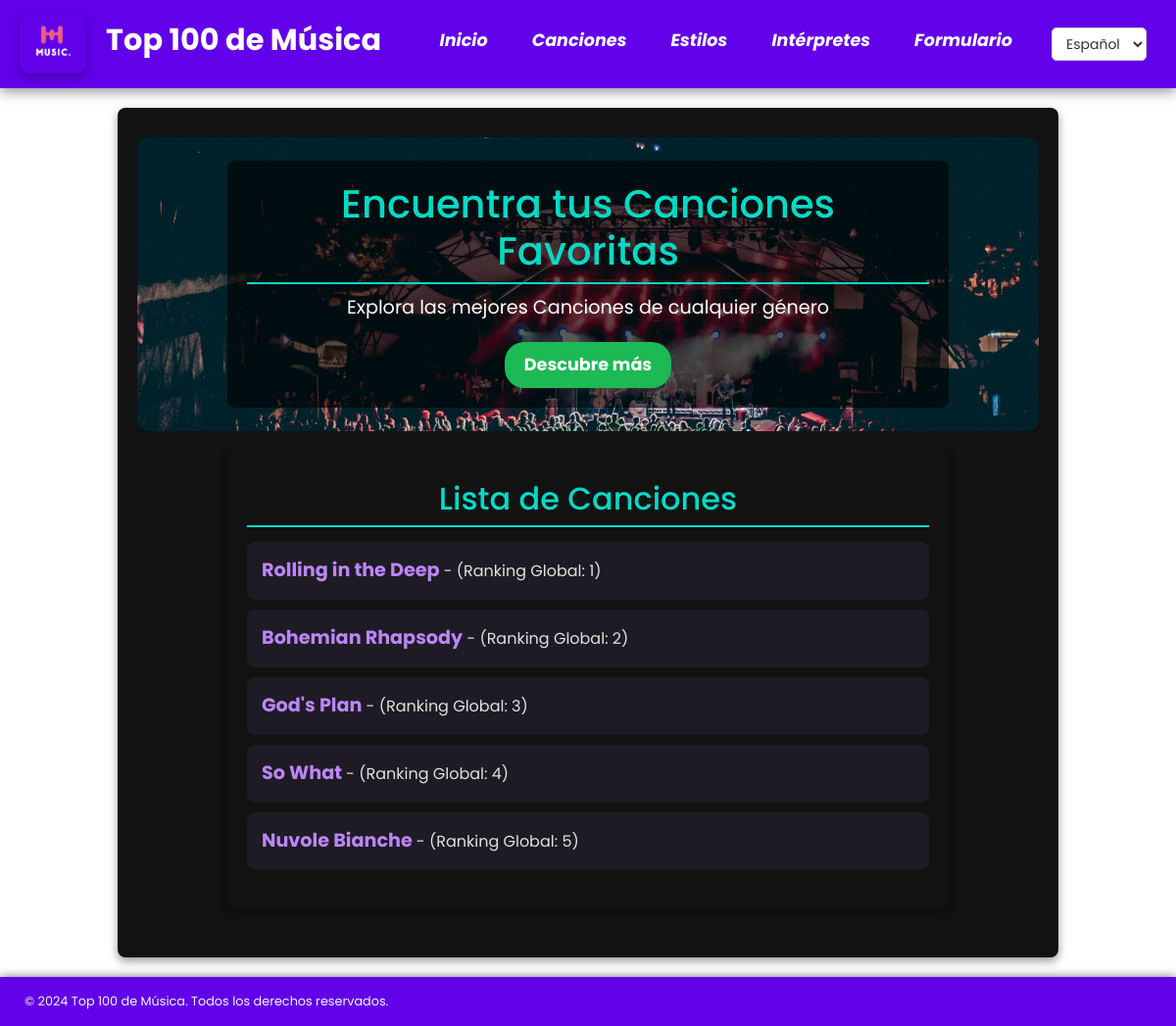
The page /es/canciones/ on the database as committed earlier.
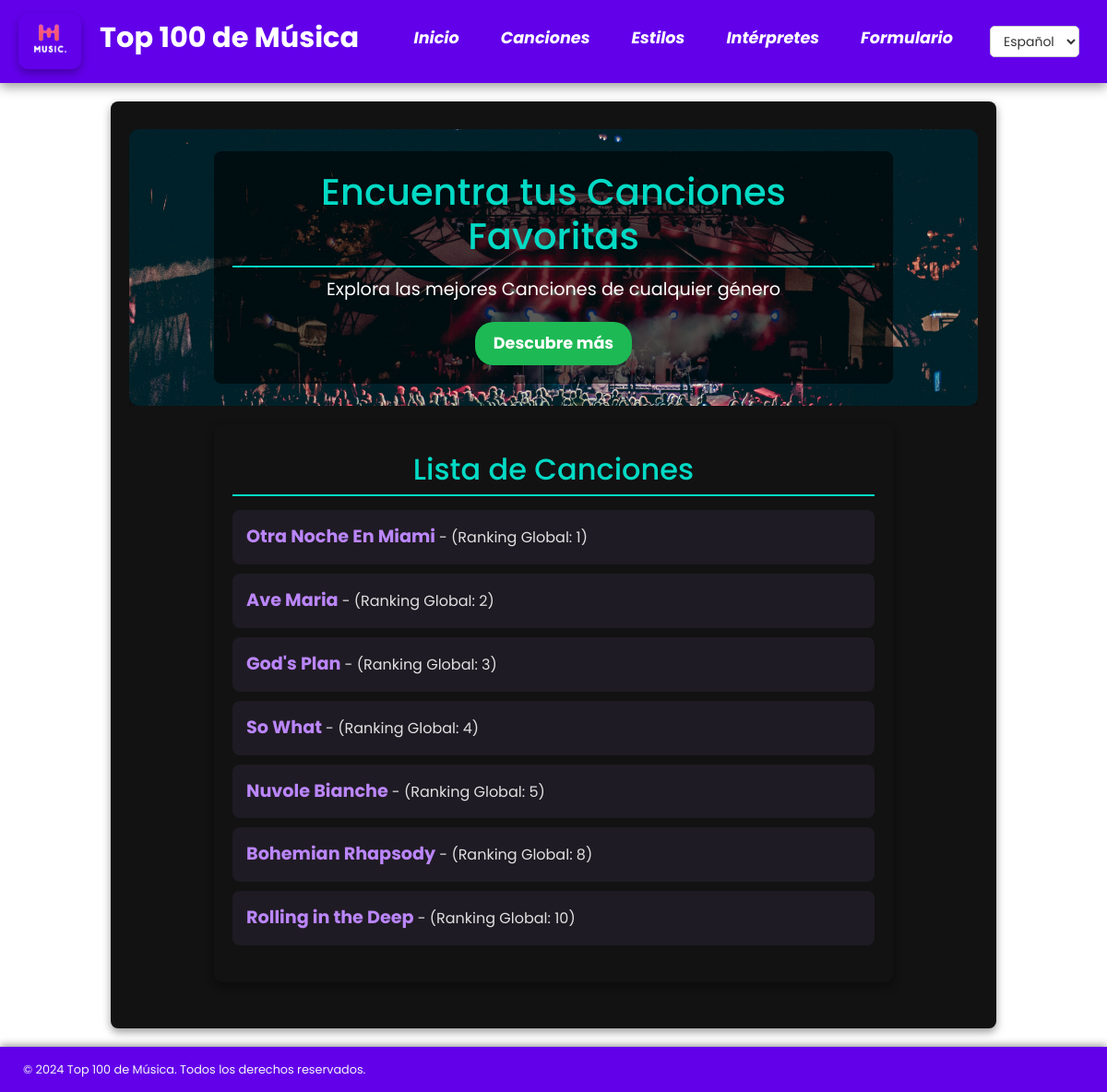
The same page on the database as committed later.
### appTop100Django/models.py (models this page shows, shortened)
class Cancion(models.Model):
    titulo = models.CharField(max_length=50)
    duracion = models.IntegerField(default=0)
    ranking = models.IntegerField(unique=True)
    fecha = models.DateField()
    estilo = models.ForeignKey(Estilo, on_delete=models.CASCADE)
    intepretes = models.ManyToManyField(Interprete)
    imagen = models.ImageField(upload_to='canciones/', blank=True, null=True)

### appTop100Django/views.py (the view)
# urls.py: path('canciones/', views.lista_canciones, name='lista_canciones'),
def lista_canciones(request):
    canciones = get_list_or_404(Cancion.objects.order_by('ranking').all())
    context = {'canciones': canciones}
    return render(request, 'lista_canciones.html', context)

### appTop100Django/templates/lista_canciones.html (shortened to what this page needs)
{% extends 'base_listas.html' %}
{% load i18n %}
{% load static %}
{% block banner %}
<div class="banner-content">
    <img src="{% static 'images/canciones_banner.jpg' %}" alt="{% trans 'Banner de Canciones' %}" class="banner-image">
    <div class="banner-overlay">
        <h2>{% trans "Encuentra tus Canciones Favoritas" %}</h2>
        <p>{% trans "Explora las mejores Canciones de cualquier género" %}</p>
        <a href="https://www.youtube.com/watch?v=9Jlb28cIrDk" class="button" target="_blank">{% trans "Descubre más" %}</a>
    </div>
</div>
{% endblock %}
{% block contenido_principal %}
    <h2>{% trans "Lista de Canciones" %}</h2>
    <ul>
        {% for cancion in canciones %}
            <li>
                <a href="{% url 'detalles_cancion' cancion.id %}">
                    {{ cancion.titulo }}
                </a> - {{ cancion.interprete.nombre }}
                ({% trans "Ranking Global" %}: {{ cancion.ranking }})
            </li>
        {% endfor %}
    </ul>
{% endblock %}

### appTop100Django/templates/base_listas.html
{% extends 'base.html' %}
{% load i18n %}
{% block contenido %}
    <div class="banner">
        {% block banner %}{% endblock %}
    </div>
    <div class="contenido">
        {% block contenido_principal %}{% endblock %}
    </div>
{% endblock %}

### appTop100Django/templates/base.html (shortened to what this page needs)
{% load static %}
{% load i18n %}
<!DOCTYPE html>
<html lang="es">
<head>
    <link href="https://cdn.jsdelivr.net/npm/bootstrap@5.1.3/dist/css/bootstrap.min.css" rel="stylesheet">
    <link rel="stylesheet" href="{% static 'css/estilos.css' %}">
</head>
<body>
<div class="wrapper">
    <header>
        <div class="logo-titulo">
            <img class="logo" src="{% static 'images/Logo_Music.png' %}" alt="Logo de Música">
            <h1 class="titulo">Top 100 de Música </h1>
        </div>
        <nav>
            <ul class="nav-titulos">
                <li><a href="{% url 'index' %}">{% trans "Inicio" %}</a></li>
                <li><a href="{% url 'lista_canciones' %}">{% trans "Canciones" %}</a></li>
                <li><a href="{% url 'lista_estilos' %}">{% trans "Estilos" %}</a></li>
                <li><a href="{% url 'lista_interpretes' %}">{% trans "Intérpretes" %}</a></li>
                <li><a href="{% url 'formulario' %}">{% trans "Formulario" %}</a></li>
                <li class="language-selector">
                    <form action="{% url 'set_language' %}" method="post">
                        <select name="language" onchange="this.form.submit()">
                            {% get_current_language as LANGUAGE_CODE %}
                            {% get_available_languages as LANGUAGES %}
                            {% for lang_code, lang_name in LANGUAGES %}
                                <option value="{{ lang_code }}" {% if lang_code == LANGUAGE_CODE %}selected{% endif %}>
                                    {{ lang_name }}
                                </option>
                            {% endfor %}
                        </select>
                    </form>
                </li>
            </ul>
        </nav>
    </header>
</div>
    <div class="contenido">
        {% block contenido %}{% endblock %}
    </div>
    <footer>
        <p>{% trans "© 2024 Top 100 de Música. Todos los derechos reservados." %}</p>
    </footer>
</body>
</html>

### appTop100Django/static/css/estilos.css (style rules this page uses)
body { font-family: 'Poppins'; background-color: #ffffff; color: #e0e0e0; margin: 0; padding: 0; }
header { background-color: #6200ea; padding: 10px 20px; color: white; box-shadow: 0 4px 12px rgba(0, 0, 0, 0.4); position: sticky; top: 0; z-index: 1000; display: flex; align-items: center; justify-content: space-between; flex-wrap: wrap; }
.logo-titulo { display: flex; align-items: center; margin-left: 0; height: 70px; flex-shrink: 0; }
.logo { height: 60px; margin-right: 10px; }
.titulo { font-size: 1.9em; font-weight: bold; margin-left: 10px; white-space: nowrap; }
header nav { display: flex; justify-content: center; flex-grow: 1; flex-wrap: wrap; }
.contenido { width: 80%; max-width: 1000px; margin: 20px auto; padding: 30px 20px; animation: fadeIn 0.7s ease-out; background-color: #121212; border-radius: 8px; box-shadow: 0 4px 10px rgba(0, 0, 0, 0.4); }
h2, h3 { color: #03dac5; border-bottom: 2px solid #03dac5; padding-bottom: 8px; margin-bottom: 15px; }
h2 { font-size: 2em; text-align: center; }
ul:not(.nav-titulos) { list-style-type: none; padding: 0; max-width: 100%; margin: 0 auto; }
ul:not(.nav-titulos) li { background-color: #1f1b24; margin-bottom: 10px; padding: 15px; border-radius: 8px; transition: transform 0.2s, box-shadow 0.2s; max-width: 100%; box-sizing: border-box; }
ul:not(.nav-titulos) li a { color: #bb86fc; font-weight: bold; font-size: 1.2em; text-decoration: none; }
.nav-titulos { display: flex; gap: 15px; list-style: none; margin: 0; padding: 0; color: #ffffff; margin-left: auto; flex-wrap: wrap; }
.nav-titulos a { color: #ffffff; text-decoration: none; font-weight: bold; font-style: italic; font-size: 1.1em; padding: 8px 15px; border-radius: 20px; transition: color 0.3s, background-color 0.3s; }
img { max-width: 100%; height: auto; border-radius: 10px; box-shadow: 0 4px 10px rgba(0, 0, 0, 0.3); }
footer { background-color: #6200ea; color: white; text-align: left; padding: 10px 0; width: 100%; box-shadow: 0 -2px 8px rgba(0, 0, 0, 0.4); }
footer p { margin: 5px 25px; font-size: 0.8em; color: #f5f5f5; }
a { color: #03dac5; text-decoration: none; transition: color 0.3s ease, transform 0.2s ease; font-weight: normal ; font-size: 1.1em; }
a.button { display: inline-block; padding: 10px 20px; color: #ffffff; background-color: #03dac5; text-decoration: none; border-radius: 20px; font-weight: bold; transition: background-color 0.3s, transform 0.2s; }
.banner-content { position: relative; width: 100%; height: 300px; display: flex; align-items: center; justify-content: center; overflow: hidden; margin-bottom: 20px; }
.banner-image { width: 100%; height: 100%; object-fit: cover; position: absolute; top: 0; left: 0; z-index: 1; transition: transform 0.3s ease, filter 0.3s ease; }
.banner-overlay { position: relative; z-index: 2; background-color: rgba(0, 0, 0, 0.6); padding: 20px; text-align: center; color: white; border-radius: 8px; max-width: 80%; }
.banner-overlay h2 { font-size: 2.5em; margin-bottom: 10px; }
.banner-overlay p { font-size: 1.2em; margin-bottom: 20px; }
.banner-overlay .button { background-color: #1db954; color: white; padding: 10px 20px; text-decoration: none; border-radius: 20px; font-weight: bold; transition: background-color 0.3s ease; }
.language-selector { display: inline-flex; align-items: center; margin-left: auto; padding: 0 10px; }
.language-selector form { margin: 0; }
.language-selector select { font-family: 'Poppins', sans-serif; font-size: 14px; padding: 5px 10px; border: 1px solid #ccc; border-radius: 5px; background-color: #fff; color: #333; cursor: pointer; transition: all 0.3s ease; }

Rows that differ between the two databases and show on the page:
added Cancion: titulo "Otra Noche En Miami", ranking "1"
added Cancion: titulo "Ave Maria", ranking "2"
changed Cancion "Bohemian Rhapsody": ranking "2" → "8"; moves down the list
changed Cancion "Rolling in the Deep": ranking "1" → "10"; moves down the list
